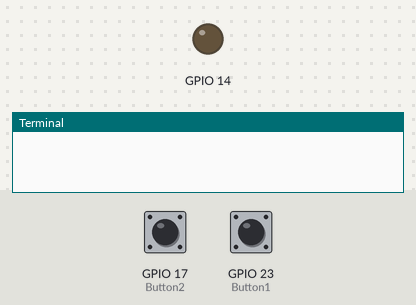
Bench run of a program on a simulated Raspberry Pi (BCM pin numbers). Parts: output pins drawn as LEDs (lit = HIGH), the last lines printed to the terminal. The inputs (shaded band) are chosen by the test bench; at power-on: GPIO 17 (Button2) HIGH, GPIO 23 (Button1) HIGH.

Above: at 1.2 s.
1.3 s: GPIO 17 (Button2) pulled LOW for 0.25 s
At 1.5 s:
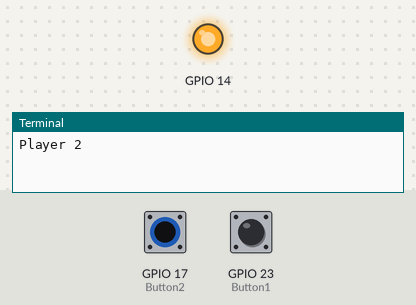
3.1 s: GPIO 17 (Button2) pulled LOW for 3.2 s
At 7.6 s:
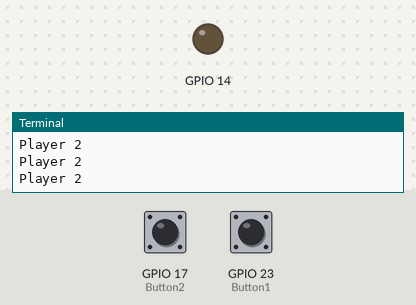
7.9 s: GPIO 23 (Button1) pulled LOW for 3.2 s
At 8.9 s:
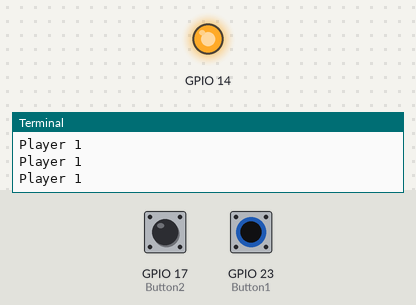
Timing chart, 0 to 12.7 s (numbered marks = the images above; inputs shaded):
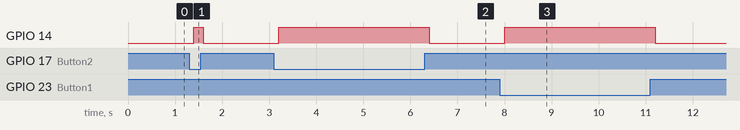

Measured:
- after the input at 1.3 s, GPIO 14: LOW → HIGH after 0.10 s, → LOW 0.20 s later
- after the input at 3.1 s, GPIO 14: LOW → HIGH after 0.10 s, → LOW 3.2 s later
- after the input at 7.9 s, GPIO 14: LOW → HIGH after 0.10 s, → LOW 3.2 s later

The program:

Quiz_Game_Buzzer.py
```python
"""
Connect the Button1 one end to GPIO23
Connect the Button1 other end to GND
Connect the Button2 one end to GPIO17
Connect the Button2 other end to GND
Connect the Buzzer Anode to GPIO14
Connect the Buzzer Ground to GND
"""

import RPi.GPIO as GPIO
import time

GPIO.setmode(GPIO.BCM)
GPIO.setwarnings(False)
Button1 = 23
Button2 = 17
GPIO.setup(14,GPIO.OUT)
GPIO.setup(Button1, GPIO.IN, pull_up_down=GPIO.PUD_UP)
GPIO.setup(Button2, GPIO.IN, pull_up_down=GPIO.PUD_UP)

try:
    while True:
        input_state1 = GPIO.input(Button1)
        input_state2 = GPIO.input(Button2)
        state = " "
        if input_state1 == 0 or input_state2 == 0:
            if input_state1 == 0:
                state = "Player 1"
                print(state)
            elif input_state2 == 0:
                state = "Player 2"
                print(state)
            GPIO.output(14,GPIO.HIGH)
            time.sleep(0.2)
        else:
            GPIO.output(14,GPIO.LOW)
            time.sleep(0.2)

except KeyboardInterrupt:
    print("Quit")
    GPIO.cleanup()
```
